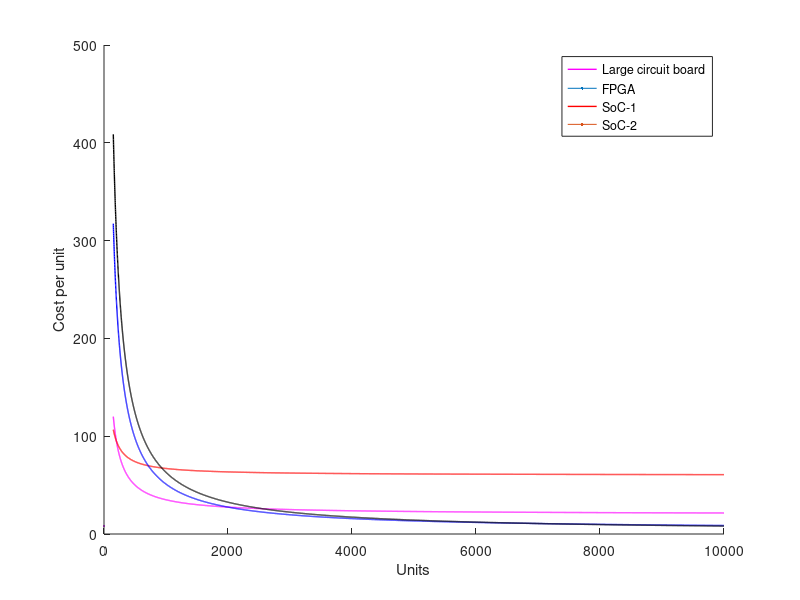

Reproduce this figure in MATLAB.
clear all;
close all;

T = 150:1:10000

K1 = 15000./T + 20;
K2 = 7000./T + 60;
K3 = 47000./T + 4;
K4 = 61000./T + 2;

figure(1);
hold on;
plot(T, K1, color = 'm', "linewidth", 1,8);
plot(T, K2, color = 'r', "linewidth", 1,8);
plot(T, K3, color = 'b', "linewidth", 1,8);
plot(T, K4, color = 'k', "linewidth", 1,8);
hold off;
xlabel("Units")
ylabel("Cost per unit")
legend("Large circuit board", "FPGA", "SoC-1", "SoC-2");

